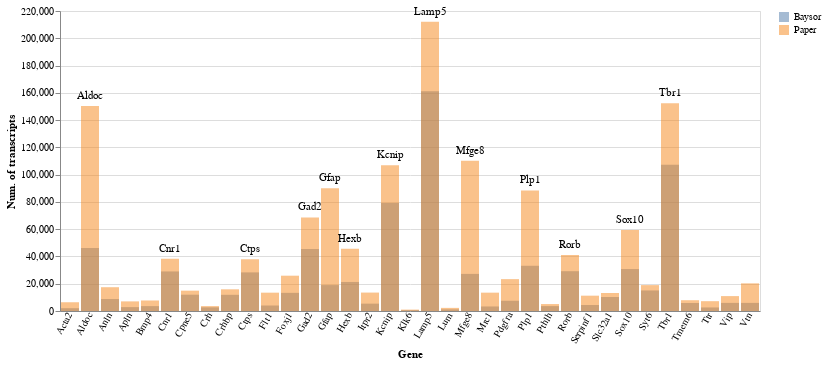

Here is the notebook cell this chart was saved with:
### Code cell
BA.plot_expression_vec_comparison(data[:df], data[:qc_per_cell_dfs], data[:gene_names], 
    xticks=true, ylabel="Num. of transcripts", labels=["Baysor", "Paper"])

### Figure 1 — Vega-Lite specification as saved in the notebook (floating-point values rounded to 4 significant figures)
{"config": {"axisX": {"labelAngle": -60, "labels": true, "ticks": false}}, "data": {"values": [{"Baysor": 2056, "Paper": 6411, "_yf": 6411, "_yt": 13720.0, "gene": "Acta2"}, {"Baysor": 46160, "Paper": 150277, "_yf": 150277, "_yt": 157600.0, "gene": "Aldoc"}, {"Baysor": 8777, "Paper": 17449, "_yf": 17449, "_yt": 24760.0, "gene": "Anln"}, {"Baysor": 2851, "Paper": 7048, "_yf": 7048, "_yt": 14360.0, "gene": "Apln"}, {"Baysor": 3578, "Paper": 7714, "_yf": 7714, "_yt": 15030.0, "gene": "Bmp4"}, {"Baysor": 29010, "Paper": 38306, "_yf": 38306, "_yt": 45620.0, "gene": "Cnr1"}, {"Baysor": 11946, "Paper": 14918, "_yf": 14918, "_yt": 22230.0, "gene": "Cpne5"}, {"Baysor": 2671, "Paper": 3590, "_yf": 3590, "_yt": 10900.0, "gene": "Crh"}, {"Baysor": 11866, "Paper": 15899, "_yf": 15899, "_yt": 23210.0, "gene": "Crhbp"}, {"Baysor": 28310, "Paper": 37915, "_yf": 37915, "_yt": 45230.0, "gene": "Ctps"}, {"Baysor": 4024, "Paper": 13443, "_yf": 13443, "_yt": 20750.0, "gene": "Flt1"}, {"Baysor": 13301, "Paper": 25892, "_yf": 25892, "_yt": 33200.0, "gene": "Foxj1"}, {"Baysor": 45521, "Paper": 68599, "_yf": 68599, "_yt": 75910.0, "gene": "Gad2"}, {"Baysor": 19008, "Paper": 90095, "_yf": 90095, "_yt": 97410.0, "gene": "Gfap"}, {"Baysor": 21290, "Paper": 45646, "_yf": 45646, "_yt": 52960.0, "gene": "Hexb"}, {"Baysor": 5391, "Paper": 13503, "_yf": 13503, "_yt": 20810.0, "gene": "Itpr2"}, {"Baysor": 79150, "Paper": 106903, "_yf": 106903, "_yt": 114200.0, "gene": "Kcnip"}, {"Baysor": 591, "Paper": 1016, "_yf": 1016, "_yt": 8328.0, "gene": "Klk6"}, {"Baysor": 161234, "Paper": 212204, "_yf": 212204, "_yt": 219500.0, "gene": "Lamp5"}, {"Baysor": 1185, "Paper": 2290, "_yf": 2290, "_yt": 9602.0, "gene": "Lum"}, {"Baysor": 27203, "Paper": 110178, "_yf": 110178, "_yt": 117500.0, "gene": "Mfge8"}, {"Baysor": 3314, "Paper": 13454, "_yf": 13454, "_yt": 20770.0, "gene": "Mrc1"}, {"Baysor": 7500, "Paper": 23365, "_yf": 23365, "_yt": 30680.0, "gene": "Pdgfra"}, {"Baysor": 33154, "Paper": 88436, "_yf": 88436, "_yt": 95750.0, "gene": "Plp1"}, {"Baysor": 3579, "Paper": 5082, "_yf": 5082, "_yt": 12390.0, "gene": "Pthlh"}, {"Baysor": 29189, "Paper": 41101, "_yf": 41101, "_yt": 48410.0, "gene": "Rorb"}, {"Baysor": 4422, "Paper": 11238, "_yf": 11238, "_yt": 18550.0, "gene": "Serpinf1"}, {"Baysor": 10258, "Paper": 13208, "_yf": 13208, "_yt": 20520.0, "gene": "Slc32a1"}, {"Baysor": 30766, "Paper": 59433, "_yf": 59433, "_yt": 66740.0, "gene": "Sox10"}, {"Baysor": 15056, "Paper": 18985, "_yf": 18985, "_yt": 26300.0, "gene": "Syt6"}, {"Baysor": 107304, "Paper": 152406, "_yf": 152406, "_yt": 159700.0, "gene": "Tbr1"}, {"Baysor": 5853, "Paper": 7915, "_yf": 7915, "_yt": 15230.0, "gene": "Tmem6"}, {"Baysor": 2594, "Paper": 7199, "_yf": 7199, "_yt": 14510.0, "gene": "Ttr"}, {"Baysor": 5939, "Paper": 10930, "_yf": 10930, "_yt": 18240.0, "gene": "Vip"}, {"Baysor": 5950, "Paper": 20271, "_yf": 20271, "_yt": 27580.0, "gene": "Vtn"}]}, "encoding": {"tooltip": {"field": "gene", "type": "nominal"}, "x": {"field": "gene", "title": "Gene", "type": "nominal"}}, "height": 300, "layer": [{"encoding": {"color": {"datum": "Baysor"}, "y": {"field": "Baysor", "title": "Num. of transcripts", "type": "quantitative"}}, "mark": {"opacity": 0.5, "type": "bar"}}, {"encoding": {"color": {"datum": "Paper"}, "y": {"field": "Paper", "title": "Num. of transcripts", "type": "quantitative"}}, "mark": {"opacity": 0.5, "type": "bar"}}, {"encoding": {"text": {"field": "gene", "type": "nominal"}, "y": {"field": "_yt", "type": "quantitative"}}, "mark": "text", "transform": [{"filter": "datum._yf > 36557.975"}]}], "width": 700}
